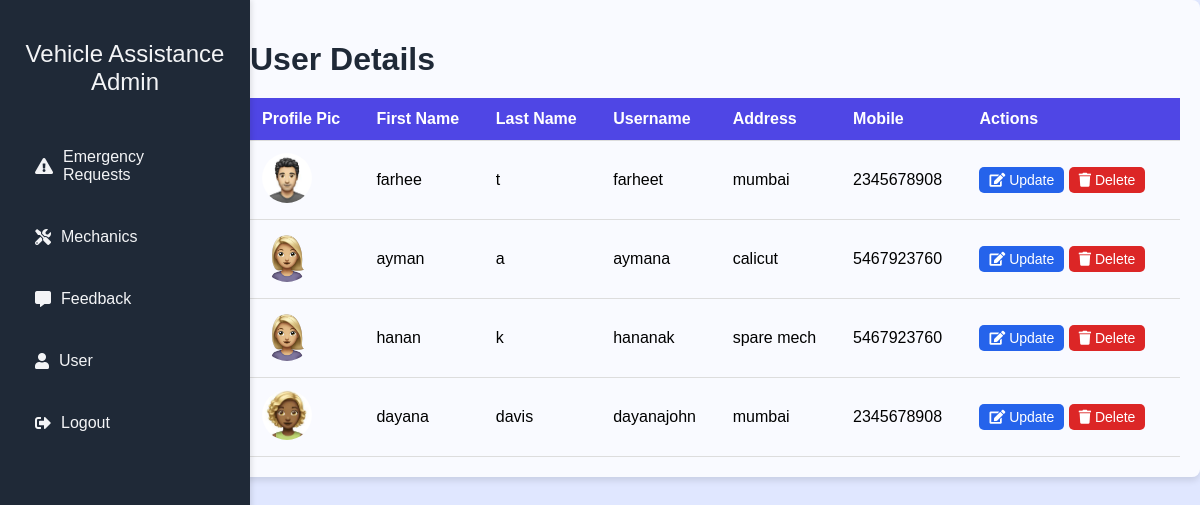
The page /user/ on the database its author committed.
### mechanic/models.py (models this page shows)
class Customer(models.Model):
    user=models.OneToOneField(User,on_delete=models.CASCADE)
    profile_pic=models.ImageField(upload_to='profile_pic/CustomerProfilePic/',null=True,blank=True)
    mechanic = models.ForeignKey(Mechanic, on_delete=models.CASCADE,null=True)  # This creates a relation to Mechanic
    address=models.CharField(max_length=40)
    mobile=models.CharField(max_length=20,null=False)

### mechanic/views.py (the view)
# urls.py: path('user/', views.user_view, name='user'),
def user_view(request):
    users=models.Customer.objects.all()
    print(users)
    return render(request,'admindashboard-user.html',{'users':users})

### templates/admindashboard-user.html (shortened to what this page needs)
<!DOCTYPE html>
<html lang="en">
<head>
    <link rel="stylesheet" href="https://cdnjs.cloudflare.com/ajax/libs/font-awesome/5.15.4/css/all.min.css">
</head>
<body>
    <div class="sidebar">
        <h2>Vehicle Assistance Admin</h2>
        <a href="{% url 'emergency_requests' %}"><i class="fas fa-exclamation-triangle"></i> Emergency Requests</a>
        <a href="{% url 'admindashboard_mechanics' %}"><i class="fas fa-tools"></i> Mechanics</a>
        <a href="{% url 'admin_feedback' %}"><i class="fas fa-comment-alt"></i> Feedback</a>
        <a href="{% url 'user' %}"><i class="fas fa-user"></i> User</a>
        <a href="{% url 'index' %}"><i class="fas fa-sign-out-alt"></i> Logout</a>
    </div>
    <div class="content">
        <h1>User Details</h1>
        <table>
            <thead>
                <tr>
                    <th>Profile Pic</th>
                    <th>First Name</th>
                    <th>Last Name</th>
                    <th>Username</th>
                    <th>Address</th>
                    <th>Mobile</th>
                    <th>Actions</th>
                </tr>
            </thead>
            <tbody>
                {% if users %}
                    {% for user in users %}
                        <tr>
                            <td>
                                {% if user.profile_pic %}
                                    <img src="{{ user.profile_pic.url }}" alt="Profile Picture" class="profile-pic">
                                {% else %}
                                    <span>No Image</span>
                                {% endif %}
                            </td>
                            <td>{{ user.user.first_name }}</td>
                            <td>{{ user.user.last_name }}</td>
                            <td>{{ user.user.username }}</td>
                            <td>{{ user.address }}</td>
                            <td>{{ user.mobile }}</td>
                            <td>
                                <a class="btn btn-primary btn-sm" href="{% url 'update_user' user.id %}">
                                    <i class="fa fa-edit"></i> Update
                                </a>
                                <a class="btn btn-danger btn-sm" href="{% url 'delete-user' user.id %}">
                                    <i class="fa fa-trash"></i> Delete
                                </a>
                            </td>
                        </tr>
                    {% endfor %}
                {% else %}
                    <tr>
                        <td colspan="8" class="no-data">No user data available</td>
                    </tr>
                {% endif %}
            </tbody>
        </table>
    </div>
</body>
</html>

### templates/admindashboard-user.html (style rules this page uses)
body { font-family: Arial, sans-serif; margin: 0; display: flex; background-color: #e0e7ff; background-image: url("../static/images/vehicle-assistance.jpg"); background-size: cover; background-position: center; }
.sidebar { width: 210px; background: #1f2937; color: #f3f4f6; padding: 20px; height: 100vh; position: fixed; box-shadow: 2px 0 5px rgba(0, 0, 0, 0.1); display: flex; flex-direction: column; }
.sidebar h2 { text-align: center; margin-bottom: 30px; font-weight: normal; color: #f3f4f6; }
.sidebar a { color: #f3f4f6; text-decoration: none; display: flex; align-items: center; padding: 12px 15px; margin: 10px 0; border-radius: 5px; transition: background 0.3s, padding-left 0.3s; }
.sidebar a i { margin-right: 10px; }
.content { margin-left: 230px; padding: 20px; width: calc(100% - 230px); background: rgba(255, 255, 255, 0.8); border-radius: 8px; box-shadow: 0 4px 6px rgba(0, 0, 0, 0.1); overflow-x: auto; }
.content h1 { color: #1f2937; margin-bottom: 20px; }
table { width: 100%; border-collapse: collapse; margin-top: 20px; }
table th, table td { padding: 12px; text-align: left; border-bottom: 1px solid #ddd; }
table th { background-color: #4f46e5; color: #ffffff; }
table td a.btn { padding: 5px 10px; border-radius: 5px; text-decoration: none; font-size: 14px; display: inline-block; }
.btn-primary { background-color: #2563eb; color: #ffffff; transition: background 0.3s; }
.btn-danger { background-color: #dc2626; color: #ffffff; transition: background 0.3s; }
.profile-pic { width: 50px; height: 50px; border-radius: 50%; object-fit: cover; }

### rows shown on the page
Customer: profile_pic (picture), user.first_name "farhee", user.last_name "t", user.username "farheet", address "mumbai", mobile "2345678908"
Customer: profile_pic (picture), user.first_name "ayman", user.last_name "a", user.username "aymana", address "calicut", mobile "5467923760"
Customer: profile_pic (picture), user.first_name "hanan", user.last_name "k", user.username "hananak", address "spare mech", mobile "5467923760"
Customer: profile_pic (picture), user.first_name "dayana", user.last_name "davis", user.username "dayanajohn", address "mumbai", mobile "2345678908"
